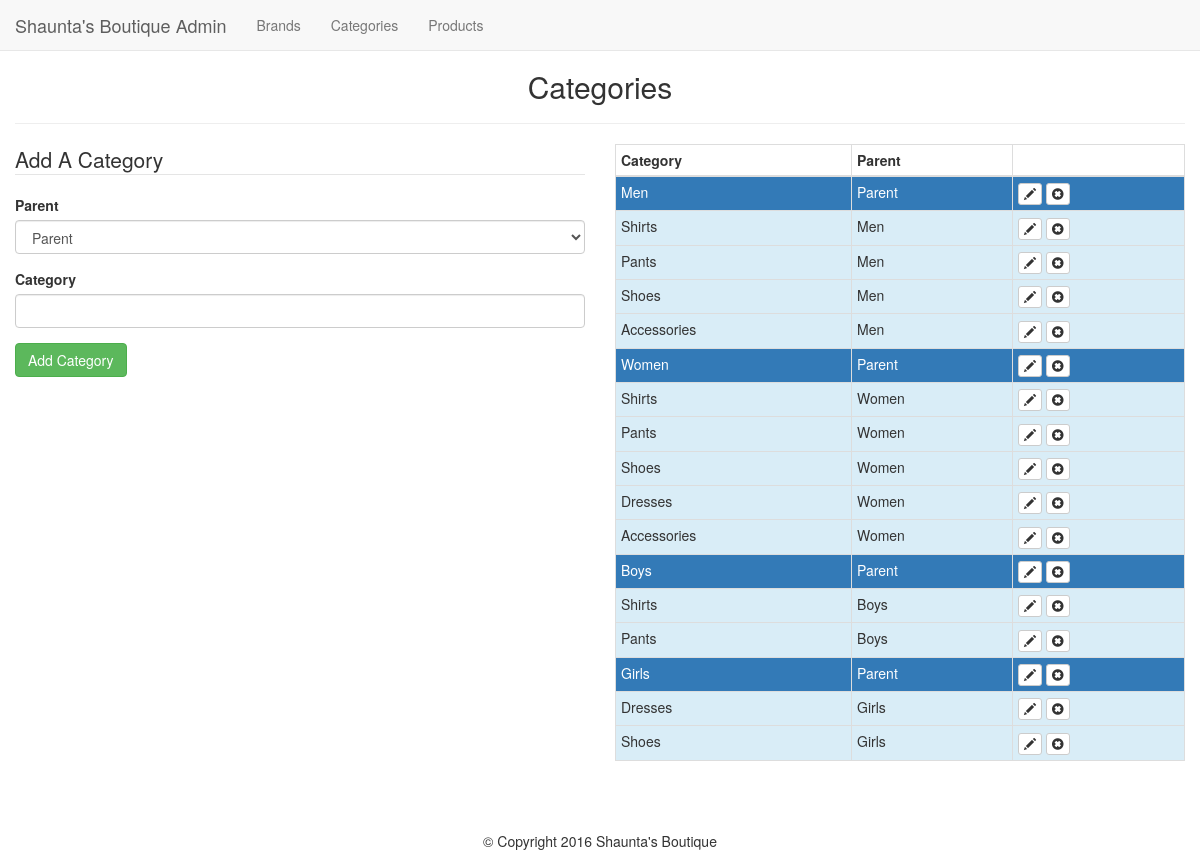
/admin/categories.php, run on an earlier commit of the app's database.
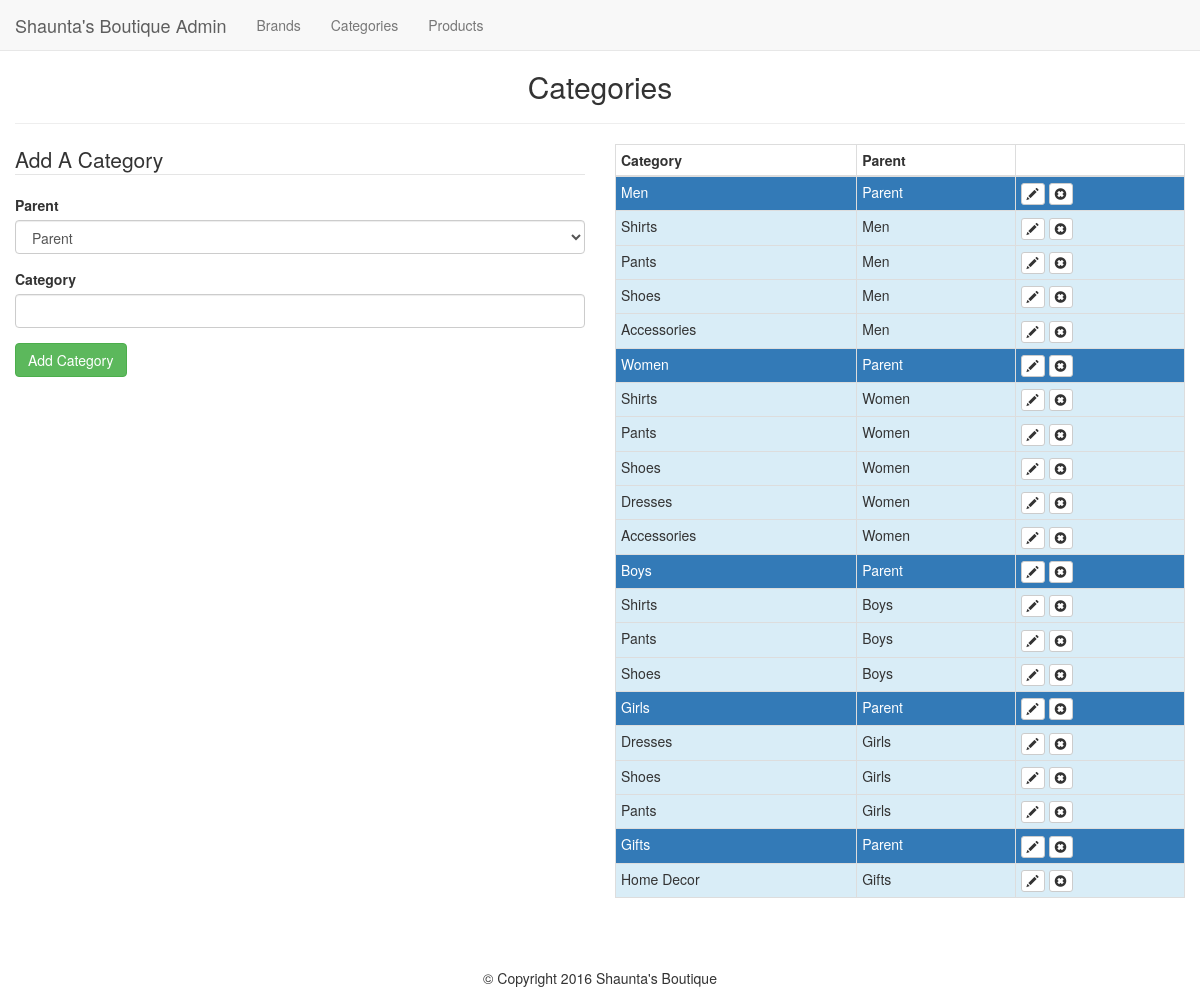
And on a later commit of the database.
### tables this page shows
CREATE TABLE `categories` (
  `id` int(11) NOT NULL,
  `category` varchar(255) NOT NULL,
  `parent` int(11) NOT NULL DEFAULT '0'
);

### admin/categories.php (the view, shortened to what this page needs)
<?php
	require_once $_SERVER['DOCUMENT_ROOT'].'/ecommerce/core/init.php';
	include 'includes/head.php';
	include 'includes/navigation.php';
	$category = '';
	$post_parent = '';
?>
<h2 class="text-center">Categories</h2>
<hr>
<div class="row">
	<div class="col-md-6">
		<form class="form" action="categories.php<?php echo ((isset($_GET['edit']))?'?edit='.$edit_id : ''); ?>" method="post">
			<legend><?php echo ((isset($_GET['edit']))?'Edit' : 'Add A'); ?> Category</legend>
			<?php
				$category_value = '';
				$parent_value = 0;
				if(isset($_GET['edit'])) {
					$category_value = $edit_category['category'];
					$parent_value = $edit_category['parent'];
				} else {
					if(isset($_POST)) {
						$category_value = $category;
						$parent_value = $post_parent;
					}
				}
			?>
			<div class="form-group">
				<label for="parent">Parent</label>
				<select class="form-control" name="parent" id="parent">
					<option value="0"<?php echo (($parent_value == 0)?' selected="selected"' : ''); ?>>Parent</option>
				</select>
			</div>
			<div class="form-group">
				<label for="category">Category</label>
				<input class="form-control" type="text" name="category" id="category" value="<?php echo $category_value; ?>">
			</div>
			<div class="form-group">
				<input class="btn btn-success" type="submit" value="<?php echo ((isset($_GET['edit']))?'Edit' : 'Add'); ?> Category">
			</div>
		</form>
	</div>
	<div class="col-md-6">
		<table class="table table-bordered table-condensed">
			<thead>
				<th>Category</th>
				<th>Parent</th>
				<th></th>
			</thead>
			<tbody>
				<?php $result = $db->query("SELECT * FROM categories WHERE parent = 0"); ?>
				<?php while($parent = mysqli_fetch_assoc($result)) : ?>
				<?php
					$parent_id = (int)$parent['id'];
					$cresult = $db->query("SELECT * FROM categories WHERE parent = '{$parent_id}'");
				?>
				<tr class="bg-primary">
					<td><?php echo $parent['category']; ?></td>
					<td>Parent</td>
					<td>
						<a class="btn btn-xs btn-default" href="categories.php?edit=<?php echo $parent['id']; ?>"><span class="glyphicon glyphicon-pencil"></span></a>
						<a class="btn btn-xs btn-default" href="categories.php?delete=<?php echo $parent['id']; ?>"><span class="glyphicon glyphicon-remove-sign"></span></a>
					</td>
				</tr>
					<?php while($child = mysqli_fetch_assoc($cresult)) : ?>
						<tr class="bg-info">
							<td><?php echo $child['category']; ?></td>
							<td><?php echo $parent['category']; ?></td>
							<td>
								<a class="btn btn-xs btn-default" href="categories.php?edit=<?php echo $child['id']; ?>"><span class="glyphicon glyphicon-pencil"></span></a>
								<a class="btn btn-xs btn-default" href="categories.php?delete=<?php echo $child['id']; ?>"><span class="glyphicon glyphicon-remove-sign"></span></a>
							</td>
						</tr>
					<?php endwhile; ?>
				<?php endwhile; ?>
			</tbody>
		</table>
	</div>
</div>
<?php
	include 'includes/footer.php';

What changed in the data, as far as the page shows it:
added categories: category "Shoes", $parent['category'] "Boys"
added categories: category "Pants", $parent['category'] "Girls"
added categories: category "Gifts", shown under "Add A Category"
added categories: category "Home Decor", shown under "Gifts"
